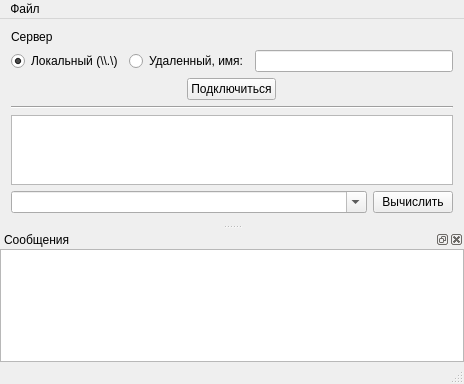
<?xml version="1.0" encoding="UTF-8"?>
<ui version="4.0">
 <class>MainWindow</class>
 <widget class="QMainWindow" name="MainWindow">
  <property name="geometry">
   <rect>
    <x>0</x>
    <y>0</y>
    <width>464</width>
    <height>384</height>
   </rect>
  </property>
  <property name="sizePolicy">
   <sizepolicy hsizetype="Preferred" vsizetype="Preferred">
    <horstretch>0</horstretch>
    <verstretch>0</verstretch>
   </sizepolicy>
  </property>
  <property name="windowTitle">
   <string>Mythematica</string>
  </property>
  <widget class="QWidget" name="centralWidget">
   <layout class="QVBoxLayout" name="verticalLayout">
    <item>
     <widget class="QLabel" name="label">
      <property name="text">
       <string>Сервер</string>
      </property>
     </widget>
    </item>
    <item>
     <layout class="QHBoxLayout" name="horizontalLayout_2">
      <item>
       <widget class="QRadioButton" name="radioButton_2">
        <property name="text">
         <string>Локальный (\\.\)</string>
        </property>
        <property name="checked">
         <bool>true</bool>
        </property>
       </widget>
      </item>
      <item>
       <widget class="QRadioButton" name="radioButton">
        <property name="text">
         <string>Удаленный, имя:</string>
        </property>
       </widget>
      </item>
      <item>
       <widget class="QLineEdit" name="lineEdit"/>
      </item>
     </layout>
    </item>
    <item>
     <layout class="QHBoxLayout" name="horizontalLayout_4">
      <item>
       <widget class="QPushButton" name="pushButton_2">
        <property name="sizePolicy">
         <sizepolicy hsizetype="Fixed" vsizetype="Fixed">
          <horstretch>0</horstretch>
          <verstretch>0</verstretch>
         </sizepolicy>
        </property>
        <property name="text">
         <string>Подключиться</string>
        </property>
       </widget>
      </item>
     </layout>
    </item>
    <item>
     <widget class="Line" name="line">
      <property name="orientation">
       <enum>Qt::Horizontal</enum>
      </property>
     </widget>
    </item>
    <item>
     <widget class="QTextEdit" name="textBrowser">
      <property name="readOnly">
       <bool>true</bool>
      </property>
     </widget>
    </item>
    <item>
     <layout class="QHBoxLayout" name="horizontalLayout">
      <item>
       <widget class="QComboBox" name="comboBox">
        <property name="editable">
         <bool>true</bool>
        </property>
        <property name="duplicatesEnabled">
         <bool>true</bool>
        </property>
       </widget>
      </item>
      <item>
       <widget class="QPushButton" name="pushButton">
        <property name="sizePolicy">
         <sizepolicy hsizetype="Fixed" vsizetype="Fixed">
          <horstretch>0</horstretch>
          <verstretch>0</verstretch>
         </sizepolicy>
        </property>
        <property name="text">
         <string>Вычислить</string>
        </property>
       </widget>
      </item>
     </layout>
    </item>
   </layout>
  </widget>
  <widget class="QMenuBar" name="menuBar">
   <property name="geometry">
    <rect>
     <x>0</x>
     <y>0</y>
     <width>464</width>
     <height>21</height>
    </rect>
   </property>
   <widget class="QMenu" name="menu">
    <property name="title">
     <string>Файл</string>
    </property>
    <addaction name="action"/>
   </widget>
   <addaction name="menu"/>
  </widget>
  <widget class="QDockWidget" name="dockWidget">
   <property name="floating">
    <bool>true</bool>
   </property>
   <property name="windowTitle">
    <string>Сообщения</string>
   </property>
   <attribute name="dockWidgetArea">
    <number>8</number>
   </attribute>
   <widget class="QWidget" name="dockWidgetContents">
    <layout class="QVBoxLayout" name="verticalLayout_2">
     <property name="margin">
      <number>0</number>
     </property>
     <item>
      <widget class="QPlainTextEdit" name="plainTextEdit">
       <property name="readOnly">
        <bool>true</bool>
       </property>
      </widget>
     </item>
    </layout>
   </widget>
  </widget>
  <widget class="QStatusBar" name="statusBar"/>
  <action name="action_eval">
   <property name="text">
    <string>Вычислить</string>
   </property>
  </action>
  <action name="action">
   <property name="text">
    <string>Выход</string>
   </property>
  </action>
 </widget>
 <layoutdefault spacing="6" margin="11"/>
 <resources/>
 <connections/>
</ui>
